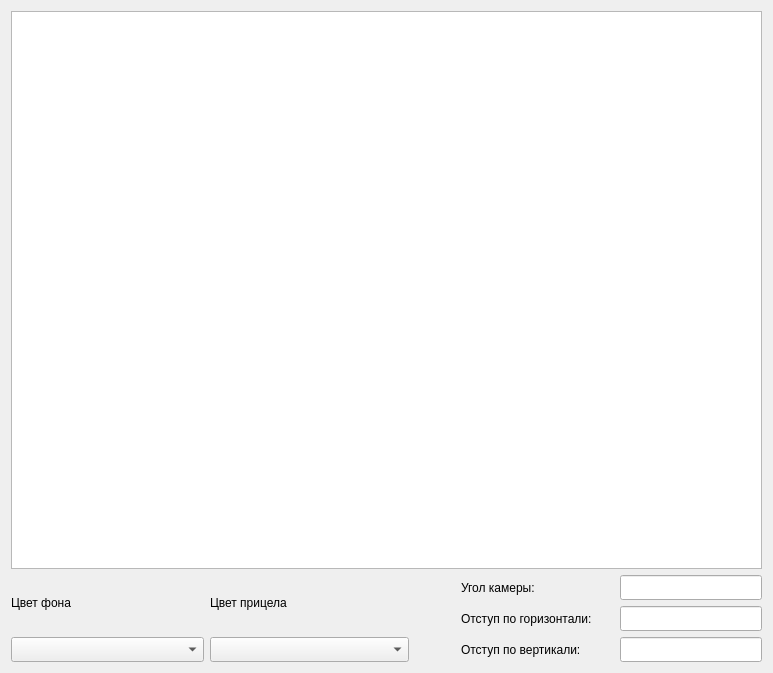
<?xml version="1.0" encoding="UTF-8"?>
<ui version="4.0">
 <class>Widget</class>
 <widget class="QWidget" name="Widget">
  <property name="geometry">
   <rect>
    <x>0</x>
    <y>0</y>
    <width>773</width>
    <height>673</height>
   </rect>
  </property>
  <property name="sizePolicy">
   <sizepolicy hsizetype="Expanding" vsizetype="Expanding">
    <horstretch>0</horstretch>
    <verstretch>0</verstretch>
   </sizepolicy>
  </property>
  <property name="baseSize">
   <size>
    <width>0</width>
    <height>0</height>
   </size>
  </property>
  <property name="windowTitle">
   <string>Widget</string>
  </property>
  <layout class="QGridLayout" name="gridLayout_2">
   <item row="1" column="0">
    <layout class="QHBoxLayout" name="horizontalLayout">
     <item>
      <layout class="QVBoxLayout" name="verticalLayout_2">
       <item>
        <widget class="QLabel" name="label_background_color">
         <property name="text">
          <string>Цвет фона</string>
         </property>
        </widget>
       </item>
       <item>
        <widget class="QComboBox" name="comboBox_background_color">
         <property name="minimumSize">
          <size>
           <width>193</width>
           <height>25</height>
          </size>
         </property>
        </widget>
       </item>
      </layout>
     </item>
    </layout>
   </item>
   <item row="1" column="3">
    <layout class="QGridLayout" name="gridLayout">
     <item row="0" column="0">
      <layout class="QHBoxLayout" name="horizontalLayout_2">
       <item>
        <widget class="QLabel" name="label_camera_angle">
         <property name="text">
          <string>Угол камеры: </string>
         </property>
        </widget>
       </item>
       <item>
        <widget class="QLineEdit" name="lineEdit_camera_angle">
         <property name="minimumSize">
          <size>
           <width>142</width>
           <height>25</height>
          </size>
         </property>
         <property name="maximumSize">
          <size>
           <width>142</width>
           <height>25</height>
          </size>
         </property>
        </widget>
       </item>
      </layout>
     </item>
     <item row="1" column="0">
      <layout class="QHBoxLayout" name="horizontalLayout_3">
       <item>
        <widget class="QLabel" name="label_horizontal_shift">
         <property name="text">
          <string>Отступ по горизонтали:</string>
         </property>
        </widget>
       </item>
       <item>
        <widget class="QLineEdit" name="lineEdit_horizontal_shift">
         <property name="minimumSize">
          <size>
           <width>142</width>
           <height>25</height>
          </size>
         </property>
         <property name="maximumSize">
          <size>
           <width>142</width>
           <height>25</height>
          </size>
         </property>
        </widget>
       </item>
      </layout>
     </item>
     <item row="2" column="0">
      <layout class="QHBoxLayout" name="horizontalLayout_4">
       <item>
        <widget class="QLabel" name="label_vertical_shift">
         <property name="text">
          <string>Отступ по вертикали:          </string>
         </property>
        </widget>
       </item>
       <item>
        <widget class="QLineEdit" name="lineEdit_vertical_shift">
         <property name="minimumSize">
          <size>
           <width>142</width>
           <height>25</height>
          </size>
         </property>
         <property name="maximumSize">
          <size>
           <width>142</width>
           <height>25</height>
          </size>
         </property>
        </widget>
       </item>
      </layout>
     </item>
    </layout>
   </item>
   <item row="1" column="1">
    <layout class="QVBoxLayout" name="verticalLayout_3">
     <item>
      <widget class="QLabel" name="label_sight_color">
       <property name="text">
        <string>Цвет прицела</string>
       </property>
      </widget>
     </item>
     <item>
      <widget class="QComboBox" name="comboBox_sight_color">
       <property name="minimumSize">
        <size>
         <width>199</width>
         <height>25</height>
        </size>
       </property>
      </widget>
     </item>
    </layout>
   </item>
   <item row="1" column="2">
    <spacer name="horizontalSpacer">
     <property name="orientation">
      <enum>Qt::Horizontal</enum>
     </property>
     <property name="sizeHint" stdset="0">
      <size>
       <width>40</width>
       <height>20</height>
      </size>
     </property>
    </spacer>
   </item>
   <item row="0" column="0" colspan="4">
    <widget class="QGraphicsView" name="graphicsView">
     <property name="enabled">
      <bool>true</bool>
     </property>
     <property name="sizePolicy">
      <sizepolicy hsizetype="Expanding" vsizetype="Expanding">
       <horstretch>0</horstretch>
       <verstretch>0</verstretch>
      </sizepolicy>
     </property>
     <property name="baseSize">
      <size>
       <width>400</width>
       <height>300</height>
      </size>
     </property>
     <property name="layoutDirection">
      <enum>Qt::LeftToRight</enum>
     </property>
    </widget>
   </item>
  </layout>
 </widget>
 <resources/>
 <connections/>
</ui>
